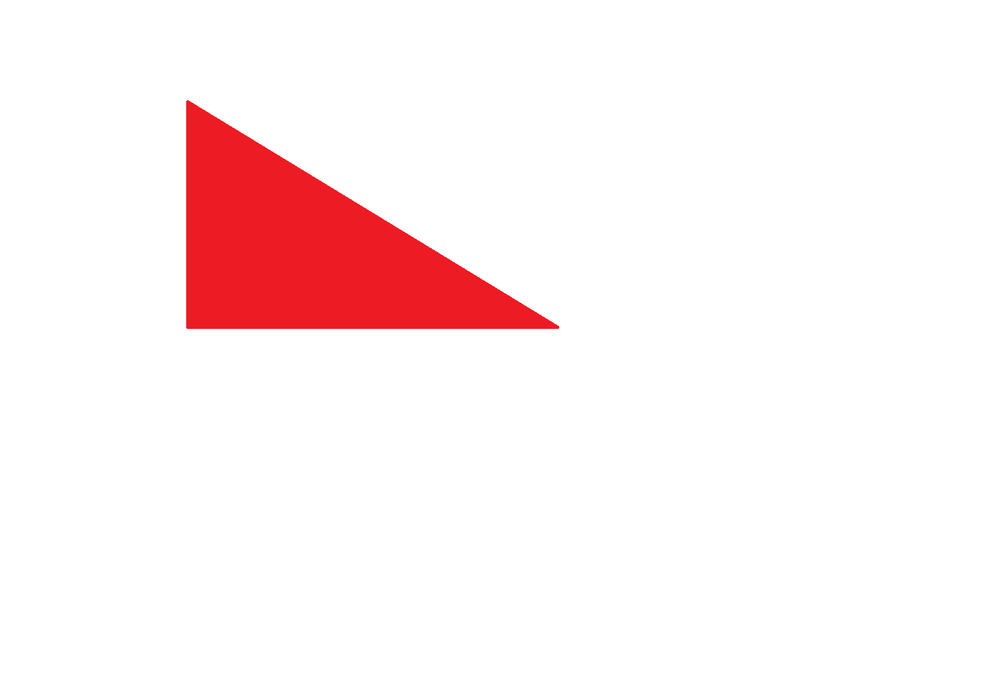
#> input picture tri.png, 1000 x 676 px, shrunk from 1536 x 1038 before the run
$ python 'Shape detect.py'
#> lines starting #> are read from the running program, lines starting #| are printed output that depends on the picture; after the words box and inside, x2 and y2 are one past the last pixel; in counts of white or black regions, pixels touching at a corner belong together
import cv2
import numpy as np

img = cv2.imread('tri.png')
#> img is the input picture: shape (676, 1000, 3); mean B, G, R 240.9, 240.4, 253.8
imgContour = img.copy()
# 轉灰階
img = cv2.cvtColor(img, cv2.COLOR_BGR2GRAY)
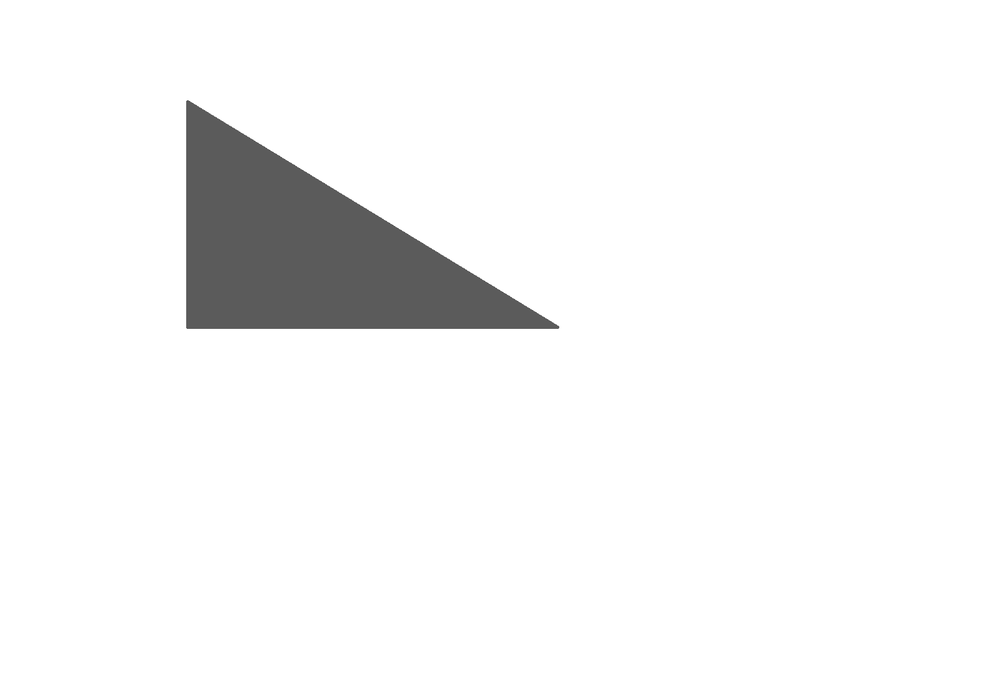
#> img: shape (676, 1000); min 71, max 255, mean 244.5
# 找輪廓
canny = cv2.Canny(img, 150, 200)
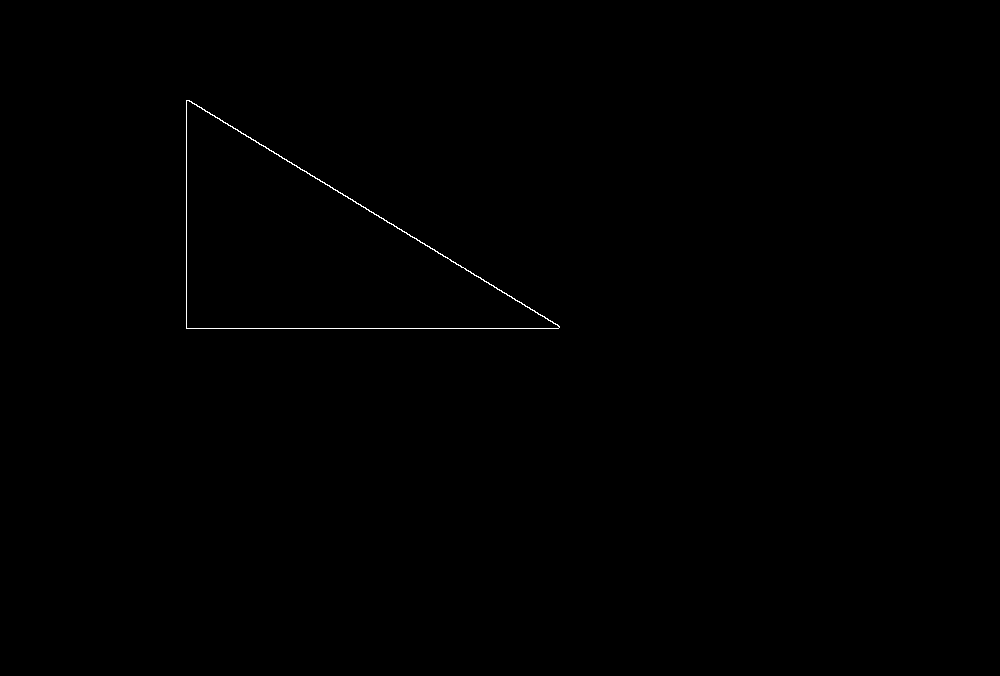
#> canny: shape (676, 1000); 0.18% white in thin lines or dots, all inside (x1, y1, x2, y2) = (186, 100, 560, 329)
# 偵測輪廓
# contours:二進位制或灰度影象 hierarchy:定義輪廓層次結構的檢索模式
# cv2.RETR_LIST:檢索所有輪廓
# cv2.RETR_EXTERNAL:僅檢索外部計數器
# cv2.RETR_COMP:檢索2級層次結構中的輪廓
# cv2.RETR_TREE:檢索完整層次結構中的輪廓
# cv2.CHAIN_APPROX_NONE:儲存所有邊界點
# cv2.CHAIN_APPROX_SIMPLE:儲存起點和終點輪廓
contours, hierarchy = cv2.findContours(canny, cv2.RETR_TREE, cv2.CHAIN_APPROX_NONE)
#> contours = 2 contours; box (x1, y1, x2, y2) and area: (186, 100, 560, 329) 43256, (186, 100, 560, 329) 43031
print("there are " + str(len(contours)) + " contours")
#| there are 2 contours

# cv2.draeContours(image, contours, contourIdx, color, thickness)
# contourIdx = Parameter indicating a contour to draw. If it is negative, all the contours are drawn
for cnt in contours:
    cv2.drawContours(imgContour, cnt, -1, (255, 0, 0), 2)
    area = cv2.contourArea(cnt)  # 求面積
    print('there are' + str(len(cnt)) + 'points in the contour')
    if area > 100:  # 過濾皂點
        # print(cv2.arcLength(cnt, True))
        peri = cv2.arcLength(cnt, True)  # 求周長
        # 多邊形近似輪廓
        vertices = cv2.approxPolyDP(cnt, peri * 0.02, True)
        corners = len(vertices)
        print(corners)
        # 用正方形包住
        x, y, w, h = cv2.boundingRect(vertices)
        cv2.rectangle(imgContour, (x, y), (x+w, y+h), (0, 255, 0), 4)
        # 判斷形狀
        if corners == 6:
            cv2.putText(imgContour, 'triangle', (x, y-1), cv2.FONT_HERSHEY_SIMPLEX, 1, (0, 0, 255), 2)
        elif corners == 4:
            cv2.putText(imgContour, 'rectangle', (x, y - 1), cv2.FONT_HERSHEY_SIMPLEX, 1, (0, 0, 255), 2)
        elif corners == 5:
            cv2.putText(imgContour, 'pentagon', (x, y - 1), cv2.FONT_HERSHEY_SIMPLEX, 1, (0, 0, 255), 2)
        elif corners > 6:
            cv2.putText(imgContour, 'circle', (x, y - 1), cv2.FONT_HERSHEY_SIMPLEX, 1, (0, 0, 255), 2)
#> this loop made 2 passes
#> (area, peri, vertices, corners, x, y, w, h) on passes 1 to 2: (43256.5, 1069, [[186, 100], [186, 328], [559, 327]], 3, 186, 100, 374, 229), (43031, 1067.3, [[186, 101], [559, 327], [187, 328]], 3, 186, 101, 374, 228)
#| there are975points in the contour
#| 3
#| there are972points in the contour
#| 3
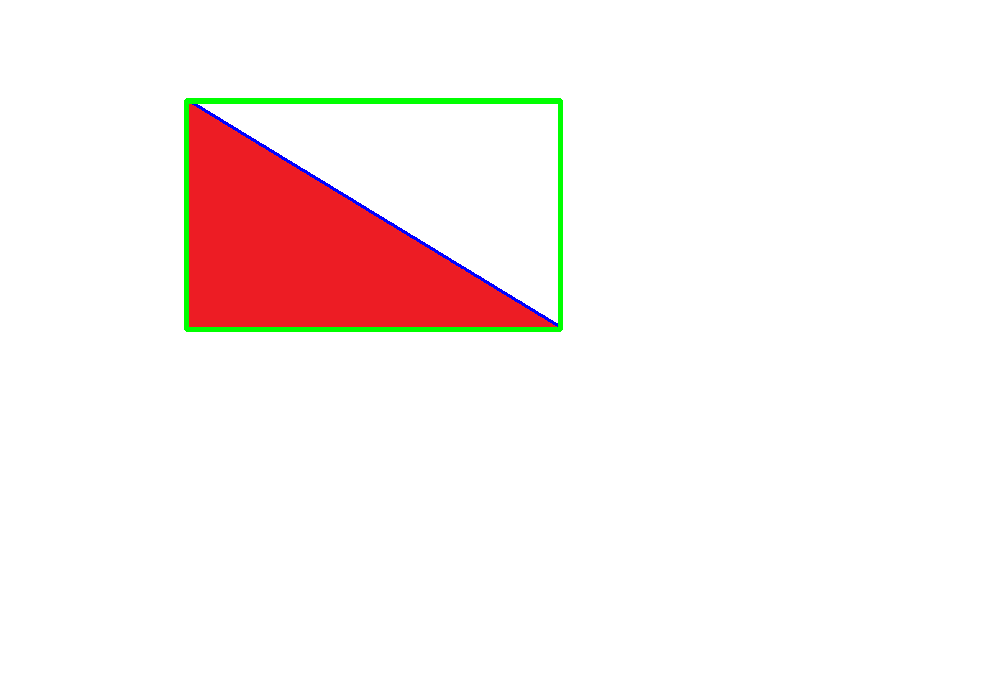
#> imgContour: shape (676, 1000, 3); 1.14% of pixels changed, all inside (x1, y1, x2, y2) = (184, 98, 563, 332)


cv2.imshow('img', img)
cv2.imshow("canny", canny)
cv2.imshow('imgContour', imgContour)
cv2.waitKey(0)

$ run again, with shape.PNG copied over tri.png
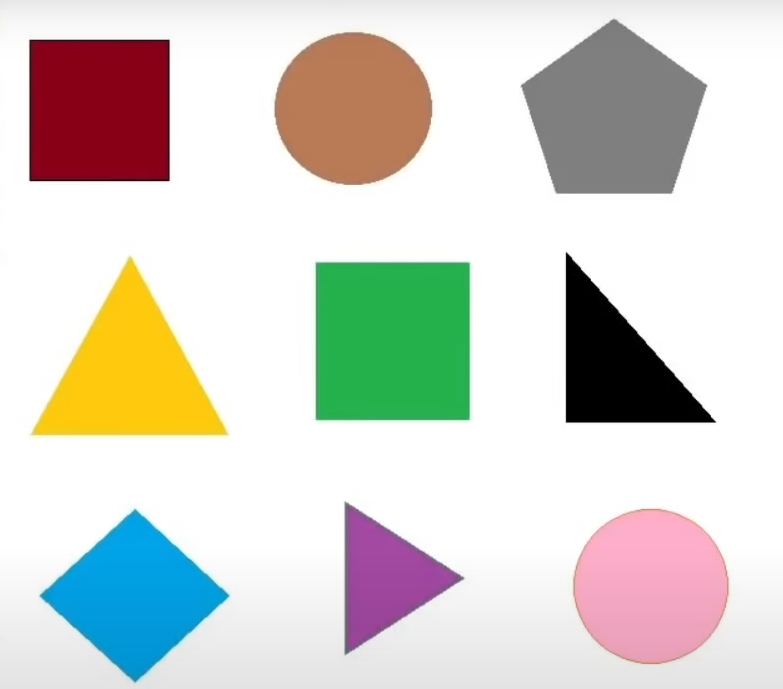
#> input picture shape.PNG, 783 x 689 px
#> img is the input picture: shape (689, 783, 3); mean B, G, R 205, 212, 213.6
#> img: shape (689, 783)
#> `canny = cv2.Canny(img, 150, 200)`:
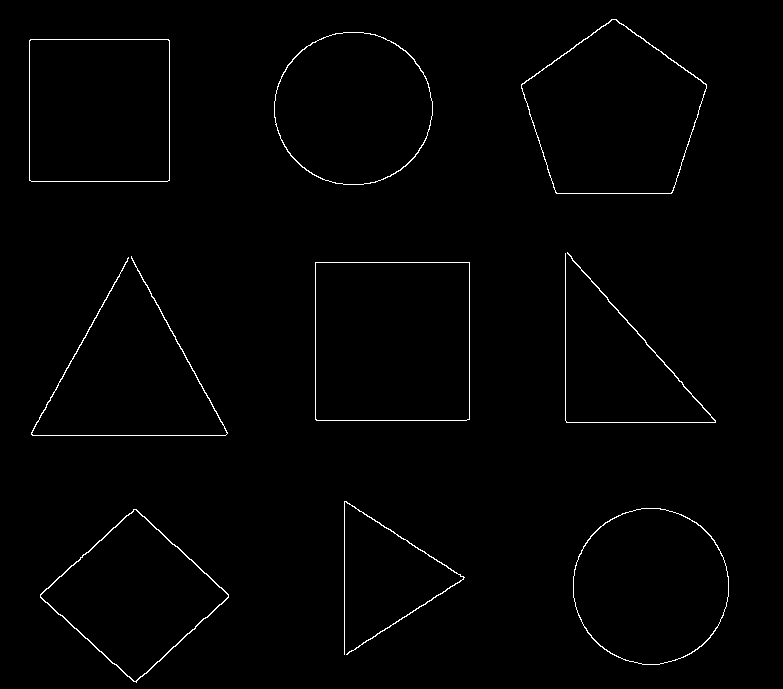
#> canny: shape (689, 783); 1% white in thin lines or dots, all inside (x1, y1, x2, y2) = (29, 19, 729, 683)
#> contours = 15 contours; largest, box (x1, y1, x2, y2) and area: (315, 262, 470, 421) 24329, (315, 262, 470, 421) 24326, (521, 19, 707, 194) 22650, (521, 19, 707, 194) 22488, (29, 39, 170, 182) 19876
#| there are 15 contours
#> the loop `for cnt in contours:` made 15 passes
#> (area, peri, vertices, corners, x, y, w, h) on passes 1, 2, 6, 7, 10: (16714.5, 525.8, [[133, 509], [40, 597], [136, 682], [228, 594]], 4, 40, 509, 189, 174), (16378, 522, [[134, 509], [228, 595], [135, 681], [40, 596]], 4, 40, 509, 189, 173), (24329, 622.8, [[315, 262], [315, 419], [469, 419], [469, 262]], 4, 315, 262, 155, 158), (24326, 620.5, [[316, 262], [469, 263], [468, 419], [315, 418]], 4, 315, 262, 155, 158), (19876, 561.7, [[30, 39], [29, 180], [169, 180], [169, 40]], 4, 29, 39, 141, 142)
#> (printed output is left out)
#> after the loop `for cnt in contours:`:
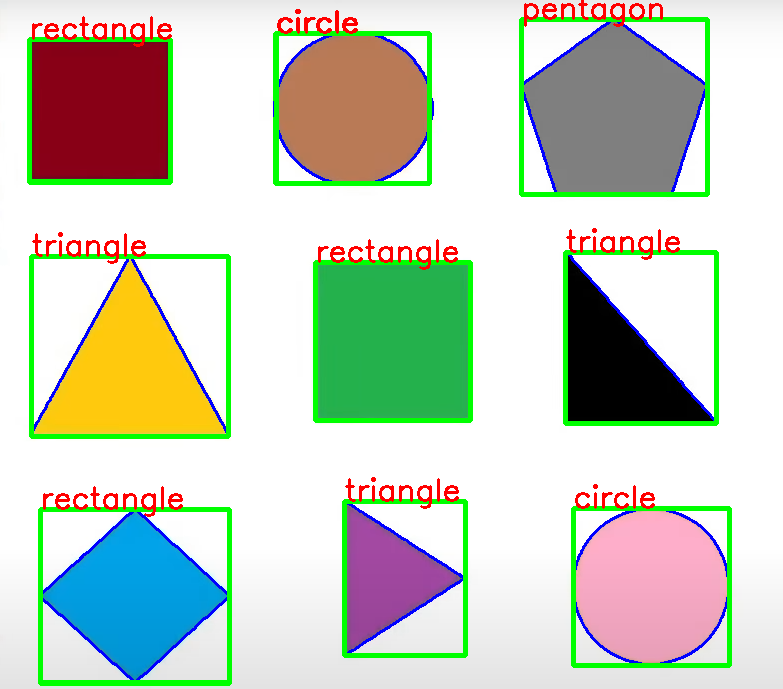
#> imgContour: shape (689, 783, 3); 8.06% of pixels changed, all inside (x1, y1, x2, y2) = (27, 0, 732, 686)
